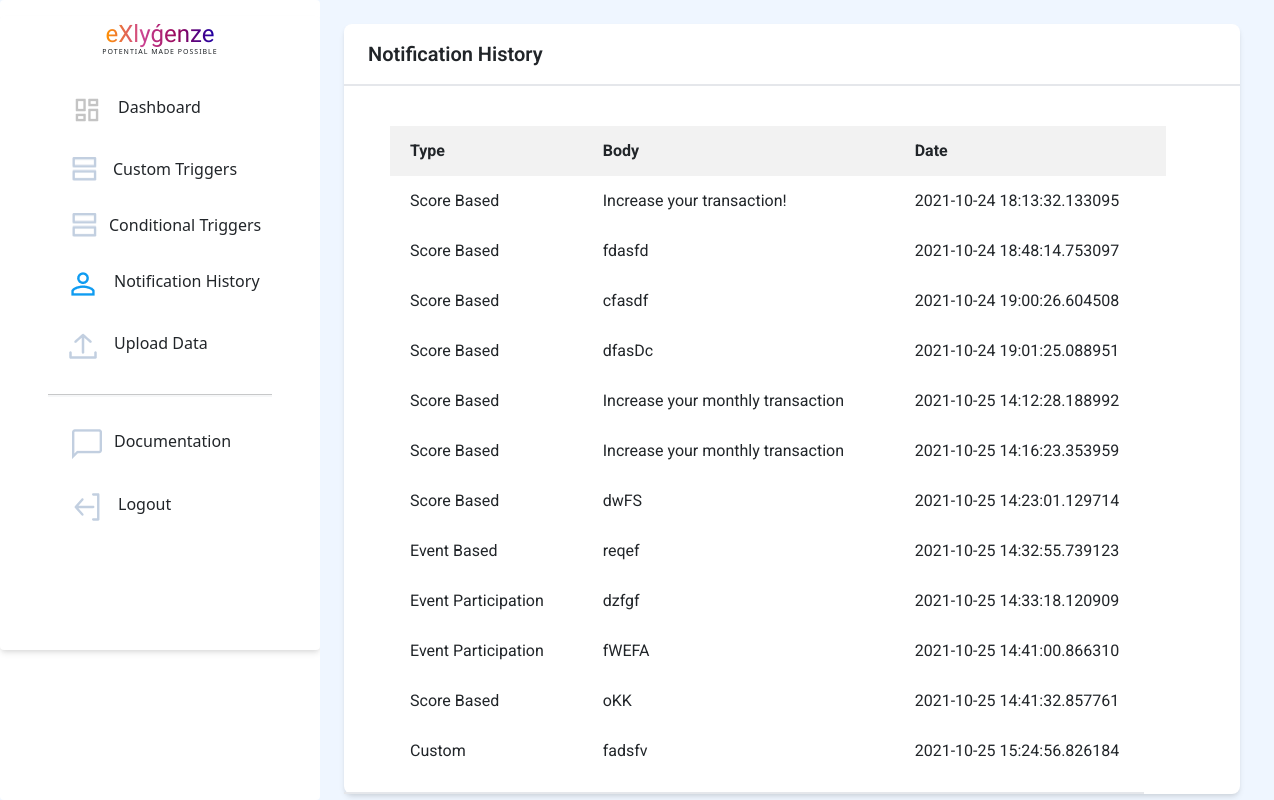
The app's page /history (signed in), older data.
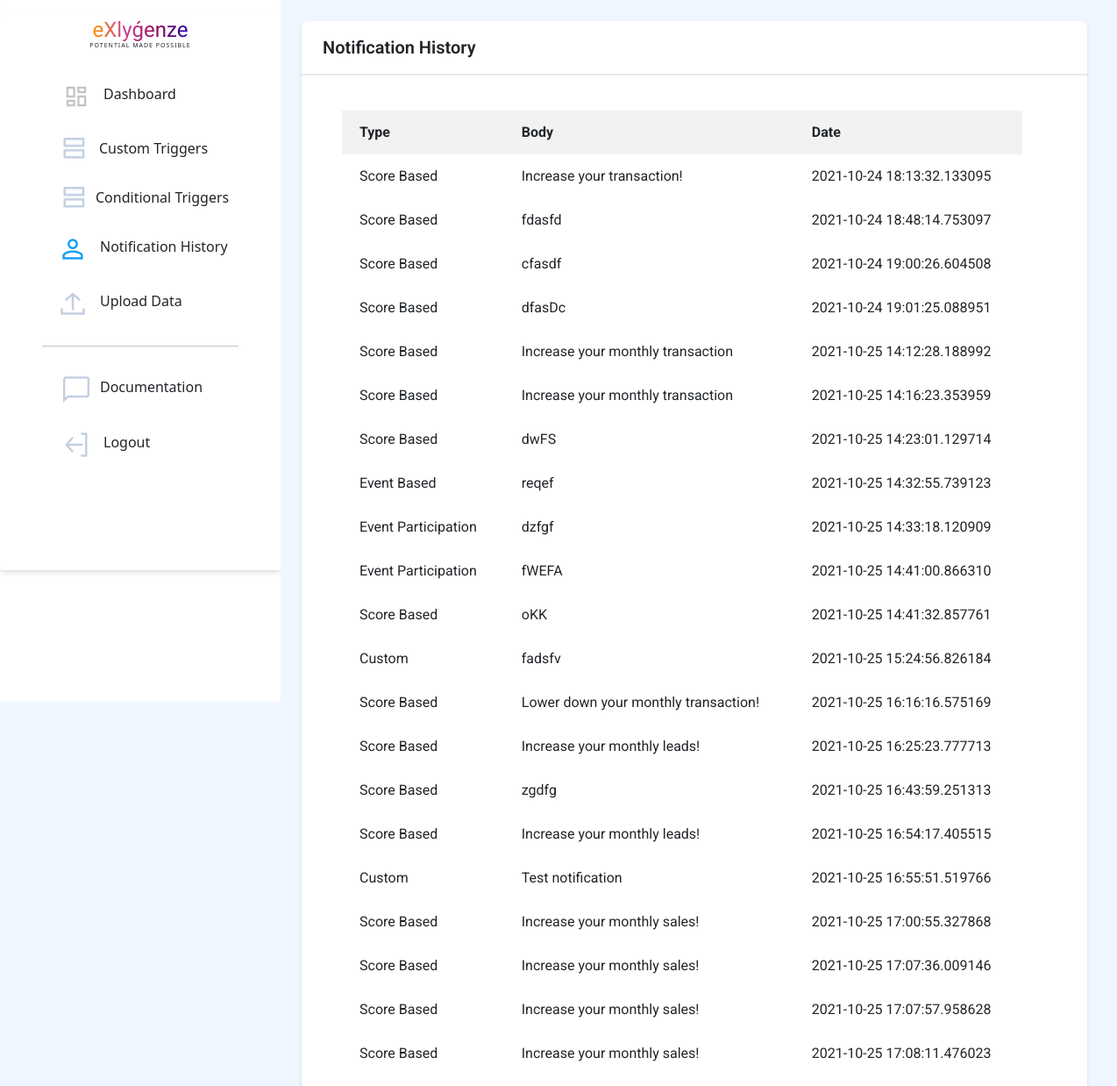
The same page, newer data.
### application/models.py (models this page shows, shortened)
class NotificationHistory(db.Model, UserMixin):
    id = db.Column(db.Integer, primary_key=True)
    type = db.Column(db.String(20),nullable=False)
    scheduled_date = db.Column(db.DateTime, default = datetime.utcnow)
    period = db.Column(db.Integer)
    message_body = db.Column(db.String(500),nullable=False)
    score = db.Column(db.String(100),default='')
    event = db.Column(db.String(100),default='')
    activity = db.Column(db.String(100),default='')
    email = db.Column(db.Boolean,default=False,nullable=False)
    whatsapp = db.Column(db.Boolean,default=False,nullable=False)
    sms = db.Column(db.Boolean,default=False,nullable=False)
    date_time = db.Column(db.DateTime,nullable = False, default = datetime.utcnow)
    user_id = db.Column(db.Integer,db.ForeignKey('user.id'),nullable=False)

### application/routes.py (the view)
@app.route('/history')
def notification_history():
    if current_user.is_authenticated:
        notif = current_user.history
        return render_template('history.html', notif=notif, heading='notificationhistory')
    else:
        return redirect(url_for('login'))

### application/models.py (called while the page is built)
@login_manager.user_loader
def load_user(user_id):
    return User.query.get(int(user_id))

### application/templates/history.html (shortened to what this page needs)
{% extends 'basic.html'%}
{% block body %}
<body>
    <div class="bg-blue-50 flex">
        {% include "navbar.html" %}
        <div class="flex">
            <div>
                <div class="subideabody" style="font-family: 'Roboto';">
                    <div class=" bg-blue-50 flex  ">
                        <div class="mx-4 flex-grow">
                            <br>
                            <div class=" flex flex-wrap ">
                                <div class=" bg-white max-w-4xl rounded-lg w-screen shadow-md">
                                    <div>
                                        <div class="py-3 pl-6 font-medium text-xl border-b-2 font-semibold">Notification History </div>
                                        <br>
                                        <div class="py-3 pl-6 border-b-2" style = "width:800px">
                                        <table id = "history">
                                            <tr>
                                                <th>Type</th>
                                                <th>Body</th>
                                                <th>Date</th>
                                            </tr>
                                            {% for notif in notif %}
                                                <tr>
                                                    <td><a href = "{{ url_for('notification_history_id',notif_id=notif.id) }}">{{notif.type}}</a></td>
                                                    <td>{{notif.message_body}}</td>
                                                    <td>{{notif.date_time}}</td>
                                                </tr>
                                            {% endfor %}
                                        </table>
                                    </div>
                                    </div>
                                </div>
                            </div>
                        </div>
                    </div>
                </div>
            </div>
        </div>
    </div>
</body>
{%endblock%}

### application/templates/basic.html (shortened to what this page needs)
<!DOCTYPE html>
<html>
<head>
    <link rel = "stylesheet" href = "{{url_for('static',filename='style.css')}}">
    <link rel="stylesheet" href="https://unpkg.com/aos@next/dist/aos.css" />
    <link rel="stylesheet" href="https://use.fontawesome.com/releases/v5.7.2/css/all.css"
>
        <link href="https://cdn.jsdelivr.net/npm/bootstrap@5.0.2/dist/css/bootstrap.min.css" rel="stylesheet">
    <link rel="stylesheet" href="https://cdn.jsdelivr.net/npm/bootstrap-icons@1.3.0/font/bootstrap-icons.css" />
    <link href="https://unpkg.com/tailwindcss@^2/dist/tailwind.min.css" rel="stylesheet">
</head>
<body>
    {% block body %} {% endblock %}
</body>
</html>

### application/templates/navbar.html (shortened to what this page needs)
<head>
</head>
<nav class="hidden sm:block bg-white h-screen w-80 border-gray-400 rounded">
    <div class=" mt-3 flex flex-col justify-center bg-white w-80 border-gray-400 rounded shadow-md px-12">
        <center><span style="font-family:'Balsamiq Sans' ;font-size: 24px;font-weight: 300;background: linear-gradient(to right,rgb(255, 145, 0), rgb(204, 68, 147),rgb(150, 6, 90),rgb(31, 1, 163));-webkit-background-clip: text;background-clip:transparent;
                -webkit-text-fill-color: transparent;"><b>eXlyǵenze</b></span><BR>
            <div style="font-size: 7px;font-weight:500px;letter-spacing: 1px;transform: translate(0,-5px);">POTENTIAL
                MADE POSSIBLE</div>
        </center>
        <div class="elements pt-2 mt-2 mb-28 flex flex-col justify-center">
            <a href="{{ url_for('home') }}"
                class="rounded-full flex flex-nowrap py-3 pl-6 w-60 hover:border-0 hover:bg-gray-100 hover:no-underline">
                {% if heading == 'Dashboard' %}
                <img src="{{url_for('static',filename='icons/dashboard-active.png')}}" />
                {% else %}
                <img src="{{url_for('static',filename='icons/dashboard.png')}}" />
                {% endif %}
                <p class="pl-4 hover:no-underline">Dashboard</p>
            </a>
            <a href="{{ url_for('custom') }}"
                class="rounded-full flex flex-nowrap py-3 w-60 pl-6 hover:border-0 hover:bg-gray-100 hover:no-underline"
                style="cursor:pointer;">
                {% if heading == "customtrigger" %}
                <img src="{{url_for('static',filename='icons/tasks-active.png')}}" />
                {% else %}
                <img src="{{url_for('static',filename='icons/tasks.png')}}" />
                {% endif %}
                <p class="pl-4 no-underline">Custom Triggers</p>
            </a>
            <a href="{{ url_for('conditional_triggers') }}"
                class="rounded-full flex flex-nowrap py-3 w-60 pl-6 hover:border-0 hover:bg-gray-100 hover:no-underline">
                {% if heading == 'conditionaltrigger' %}
                <img src="{{url_for('static',filename='icons/tasks-active.png')}}" />
                {% else %}
                <img src="{{url_for('static',filename='icons/tasks.png')}}" />
                {% endif %}
                <p class="pl-3 no-underline">Conditional Triggers</p>
            </a>
            <a href="{{ url_for('notification_history') }}"
                class="rounded-full flex flex-nowrap py-3 w-60 pl-5 hover:border-0 hover:bg-gray-100 hover:no-underline">
                {% if heading == 'notificationhistory' %}
                <img src="{{url_for('static',filename='icons/profile-active.png')}}" />
                {% else %}
                <img src="{{url_for('static',filename='icons/profile.png')}}" />
                {% endif %}
                <p class="pl-4 no-underline">Notification History</p>
            </a>
            <a href="{{ url_for('data') }}"
                class="rounded-full flex flex-nowrap py-3 w-60 pl-5 hover:border-0 hover:bg-gray-100 mb-3 hover:no-underline"
                style="cursor:pointer;">
                {% if heading == "data" %}
                <img src="{{url_for('static',filename='icons/submission-active.png')}}" />
                {% else %}
                <img src="{{url_for('static',filename='icons/submission.png')}}" />
                {% endif %}
                <p class="pl-4 no-underline">Upload Data</p>
            </a>
            <hr>
            <hr class="border bg-gray-200" />
            <a href="{{ url_for('documentation') }}"
                class="rounded-full flex flex-nowrap py-3 w-60 pl-6 hover:border-0 hover:bg-gray-100 hover:no-underline mt-3">
                {% if heading == 'documentation' %}
                <img src="{{url_for('static',filename='icons/contactus-active.png')}}" />
                {% else %}
                <img src="{{url_for('static',filename='icons/contactus.png')}}" />
                {% endif %}
                <p class="pl-3 no-underline">Documentation</p>
            </a>
            <a href="{{ url_for('logout') }}"
                class="side rounded-full flex flex-nowrap py-3 pl-6 w-60 hover:border-0 hover:bg-gray-100 hover:no-underline">
                <p class="pl-4 no-underline">Logout</p>
            </a>
        </div>
    </div>
</nav>

### application/templates/history.html (style rules this page uses)
.subideabody { font-family: 'Poppins'; background-color: #f8f8f8; }
#history { margin-left: 22px; border-collapse: collapse; width: 100%; }
#history tr { height: 50px; }
#history td { padding: 0 20px 0 20px; }
#history th { background-color: #f2f2f2; padding: 0 20px 0 20px; }

Row changes from the older to the newer data that the page shows:
added NotificationHistory: type "Score Based", message_body "Lower down your monthly transaction!", date_time "2021-10-25 16:16:16.575169"
added NotificationHistory: type "Score Based", message_body "Increase your monthly leads!", date_time "2021-10-25 16:25:23.777713"
added NotificationHistory: type "Score Based", message_body "zgdfg", date_time "2021-10-25 16:43:59.251313"
added NotificationHistory: type "Score Based", message_body "Increase your monthly leads!", date_time "2021-10-25 16:54:17.405515"
added NotificationHistory: type "Custom", message_body "Test notification", date_time "2021-10-25 16:55:51.519766"
added NotificationHistory: type "Score Based", message_body "Increase your monthly sales!", date_time "2021-10-25 17:00:55.327868"
added NotificationHistory: type "Score Based", message_body "Increase your monthly sales!", date_time "2021-10-25 17:07:36.009146"
added NotificationHistory: type "Score Based", message_body "Increase your monthly sales!", date_time "2021-10-25 17:07:57.958628"
added NotificationHistory: type "Score Based", message_body "Increase your monthly sales!", date_time "2021-10-25 17:08:11.476023"
